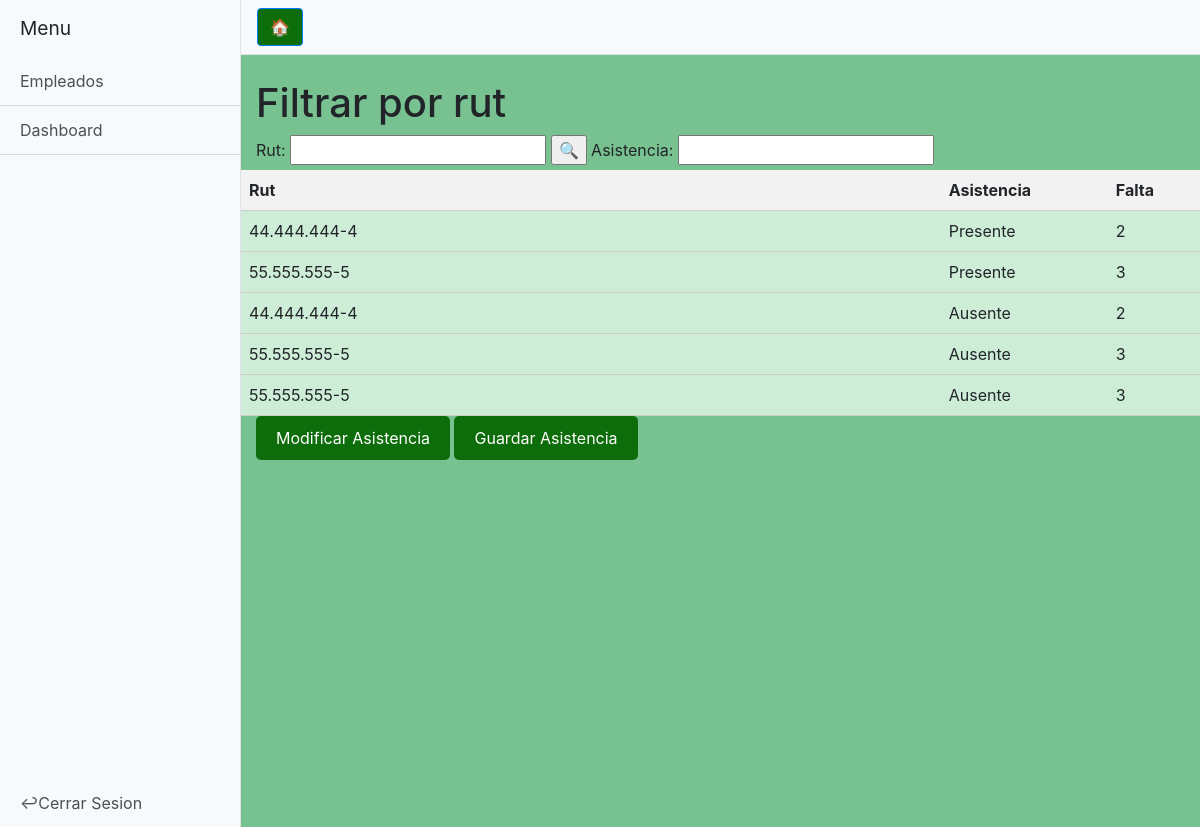
The page /asistencia on the database its author committed.
### tables this page shows
CREATE TABLE "asistencia" (
	"id_asistencia"	INTEGER,
	"fecha"	TEXT,
	"hora"	TEXT,
	"estado"	TEXT,
	"rut_trabajador"	TEXT,
	PRIMARY KEY("id_asistencia" AUTOINCREMENT),
	FOREIGN KEY("rut_trabajador") REFERENCES "obrero"("rut_trabajador")
);

CREATE TABLE "obrero" (
	"rut_trabajador"	TEXT,
	"id_kit"	INTEGER,
	FOREIGN KEY("rut_trabajador") REFERENCES "trabajador"("rut_trabajador"),
	FOREIGN KEY("id_kit") REFERENCES "recoleccion_kit"("id_kit"),
	PRIMARY KEY("rut_trabajador")
);

CREATE TABLE "recoleccion_faltas" (
	"id_falta"	INTEGER,
	"rut_trabajador"	INTEGER,
	"fecha"	INTEGER,
	"hora"	INTEGER,
	FOREIGN KEY("rut_trabajador") REFERENCES "obrero"("rut_trabajador"),
	FOREIGN KEY("id_falta") REFERENCES "faltas"("id_falta")
);

### app.py (the view)
    @app.route('/asistencia')
    def indexCapataz(name=None):
        trabajador=asistenciaObrero()
        return render_template('asistencia.html',trabajador=trabajador)

### funciones.py (called while the page is built)
def sqlConnection2():
    try:
        con2 = sqlite3.connect('backup.db')
        con2.row_factory = sqlite3.Row
        return con2
    except Error:
         print(Error)

def asistenciaObrero():
    con = sqlConnection2()
    cursorObj = con.cursor()
    cursorObj.execute("SELECT estado,id_falta,obrero.rut_trabajador from obrero INNER JOIN asistencia On asistencia.rut_trabajador=obrero.rut_trabajador INNER JOIN recoleccion_faltas ON recoleccion_faltas.rut_trabajador=obrero.rut_trabajador WHERE asistencia.fecha=recoleccion_faltas.fecha;")
    rows = cursorObj.fetchall()
    con.commit()
    return rows

### templates/asistencia.html (shortened to what this page needs)
<!DOCTYPE html>
<head>
    <link rel="stylesheet" href="https://cdn.jsdelivr.net/npm/bootstrap@4.5.3/dist/css/bootstrap.min.css">
    <link href="{{ url_for('static', filename='css/style.css') }}" rel="stylesheet">
</head>
<body>
<div class="d-flex" id="wrapper">
    <div class="bg-light border-right" id="sidebar-wrapper">
        <div class="sidebar-heading">Menu</div>
        <div class="list-group list-group-flush">
            <a href="/asistencia" class="list-group-item list-group-item-action bg-light">Empleados</a>
            <a href="/dashboard" class="list-group-item list-group-item-action bg-light">Dashboard</a>
            <br><br>
            <br><br>
            <br><br>
            <br><br>
            <br><br>
            <br><br>
            <br><br>
            <br><br>
            <br><br>
            <br><br>
            <br><br>
            <br><br>
            <br><br>
            <a href="/logout" class="list-group-item list-group-item-action bg-light">↩Cerrar Sesion</a>
        </div>
    </div>
    <div id="page-content-wrapper">
        <nav class="navbar navbar-expand-lg navbar-light bg-light border-bottom">
            <button class="btn btn-primary" id="menu-toggle">🏠</button>
        </nav>
        <div class="container-fluid">
            <h1 class="mt-4">Filtrar por rut</h1>
            <label>Rut:</label>
            <input type="text" name="rutCapataz"/>
            <input value=🔍 type="submit"/>
            <label>Asistencia:</label>
            <input type="text" name="asistencia"/>
        </div>
        <head>
      </head>
      <div class="table">
          <div class="row header">
              <div class="cell">Rut</div>
              <div class="cell">Asistencia</div>
              <div class="cell">Falta</div>
          </div>
          {% for word in trabajador %}
              <div class="row">
                  <div class="cell">{{word.rut_trabajador}}</div>
                  <div class="cell">{{word.estado}}</div>
                  <div class="cell">{{word.id_falta}}</div>
              </div>
          {% endfor %}
        <div class="container-fluid">
            <input value="Modificar Asistencia" type="submit" class="botonAsignarkits"/>
            <input value="Guardar Asistencia" type="submit" class="botonAsignarkits"/>
        </div>
    </div>
</div>
</body>
</html>

### static/css/style.css (style rules this page uses)
#wrapper { overflow-x: hidden; }
#sidebar-wrapper { min-height: 100vh; margin-left: -15rem; -webkit-transition: margin .25s ease-out; -moz-transition: margin .25s ease-out; -o-transition: margin .25s ease-out; transition: margin .25s ease-out; }
#sidebar-wrapper .sidebar-heading { padding: 0.875rem 1.25rem; font-size: 1.2rem; }
#sidebar-wrapper .list-group { width: 15rem; }
#page-content-wrapper { min-width: 100vw; }
@media (min-width: 768px) { #sidebar-wrapper { margin-left: 0; } }
@media (min-width: 768px) { #page-content-wrapper { min-width: 0; width: 100%; } }
body { background: rgba(102, 185, 130, 0.884); }
.table { display: table; width: 100%; border-collapse: collapse; }
.row { display: table-row; background-color: rgba(216, 243, 224, 0.89); }
.cell { display: table-cell; border-bottom: 1px solid #ccc; padding: 8px; }
.header .cell { font-weight: bold; background-color: #f2f2f2; }
.btn-primary { background-color: #0d6d0a; }

### templates/asistencia.html (style rules this page uses)
.botonAsignarkits { background-color: #0d6d0a; color: white; border: none; padding: 10px 20px; border-radius: 5px; }

### rows shown on the page
asistencia: rut_trabajador "44.444.444-4", estado "Presente", id_falta "2"
asistencia: rut_trabajador "55.555.555-5", estado "Presente", id_falta "3"
asistencia: rut_trabajador "44.444.444-4", estado "Ausente", id_falta "2"
asistencia: rut_trabajador "55.555.555-5", estado "Ausente", id_falta "3"
asistencia: rut_trabajador "55.555.555-5", estado "Ausente", id_falta "3"
